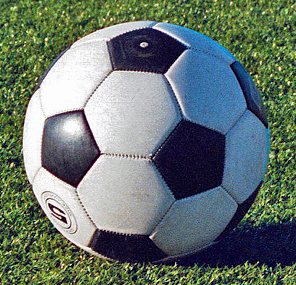
#> input picture 算法组/Week2/chenjialiang/data/ball1_clear.jpg, 296 x 285 px
$ python -i plot_m8_frames.py   (imports and definitions only)
#> lines starting #> are read from the running program, lines starting #| are printed output that depends on the picture
#> further down, picture is the input picture: shape (285, 296, 3); mean B, G, R 111, 117.3, 104
#!/usr/bin/env python3
# -*- coding: utf-8 -*-
"""M8 逐帧解算散点分析：看系统偏差的模式（沿视线 vs 横向）与簇结构。

用法（WSL）：
  ~/vision_ws/k1_soccer_vision/.venv/bin/python plot_m8_frames.py
"""
import math
import os

import cv2
import numpy as np
import matplotlib
# [1 line not run here, left out]
import matplotlib.pyplot as plt

from locator import load_field, load_intrinsics, detect_yolo, solve_pose, field_type

VIDEO = "M8"
TRUTH = (-3.00, 0.00)
CONF, IMGSZ, STRIDE = 0.05, 1280, 5


def clahe(bgr):
    lab = cv2.cvtColor(bgr, cv2.COLOR_BGR2LAB)
#> lab: shape (285, 296, 3); mean of channels 0, 1, 2 120.2, 123.6, 129.6
    l, a, b = cv2.split(lab)
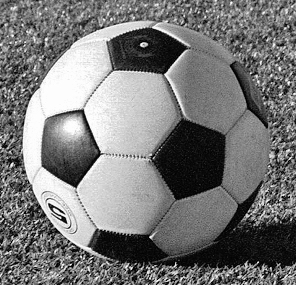
#> l: shape (285, 296); min 0, max 255, mean 120.2
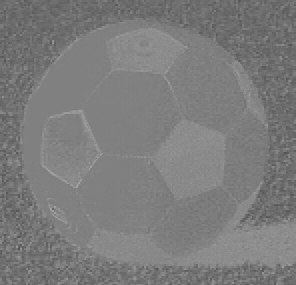
#> a: shape (285, 296); min 80, max 169, mean 123.6
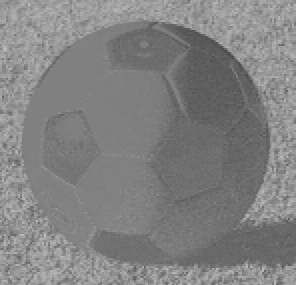
#> b: shape (285, 296); min 73, max 193, mean 129.6
    l = cv2.createCLAHE(clipLimit=2.0, tileGridSize=(8, 8)).apply(l)
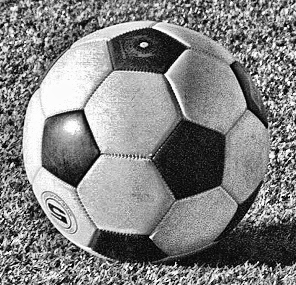
#> l: shape (285, 296); min 0, max 255, mean 129.7
    return cv2.cvtColor(cv2.merge([l, a, b]), cv2.COLOR_LAB2BGR)
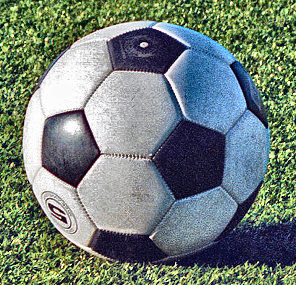
#> returned value: shape (285, 296, 3); mean B, G, R 120.4, 127.1, 113.7


# [112 lines left out: function main, not called in this run]


# [2 lines not run here, left out]

>>> import cv2
>>> picture = cv2.imread('../../../Week2/chenjialiang/data/ball1_clear.jpg')
>>> result = clahe(picture)
